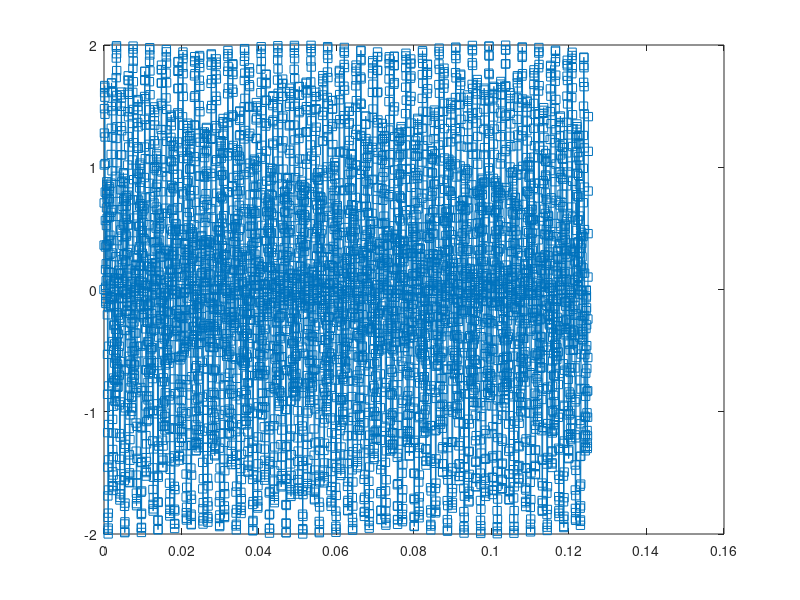

This chart was generated by the following MATLAB code: (Note: this script raises an error after producing the figure.)
%% Compressed Sensing Example
% Taken from https://www.mathworks.com/company/newsletters/articles/magic-reconstruction-compressed-sensing.html
% Nicholas McKibben
% ECEn 671, Project
% 2017-11-13

clear;
close all;

%% Generate 2 tone and randomly sample

N = 5e3;
t = linspace(0,1/8,N).';
w1 = 1394*pi;
w2 = 3266*pi;
f = sin(w1*t) + sin(w2*t);

% m is the percentage of the original samples sampled
m = .1*N;
idx = randsample(N,m);

fprintf('Sampling ratio: %f%%\n',m/N*100);

% Plot the fully sampled signal showing m random samples
figure(1);
h = plot(t,f,'-s');
h.MarkerSize = 2;
h.MarkerIndices = idx;
zoom('xon'); zoom(10);

%% IDCT of f
% Plot the actual sparse coefficients
figure(2);
c = idct(f);
plot(c);

%% Construct A
D = dct(eye(N,N));
A = D(idx,:);

%% Reconstruct
% min_{x \in R^n} ||x||_1 subject to Ax = f(idx)
% This is SPGL1's basis pursuit
[xp,r,g,info] = spg_bp(A,f(idx));

%% Look at some plots
% Plot the reconstructed signal overtop the fully sampled f
figure(1);
hold on;
plot(t,dct(xp));
title('Two tone Signal');
xlabel('Time (s)');
legend('Fully sampled', ...
    sprintf('CS Reconstructed, %d%% sampling ratio',m/N*100));

% Plot the approximated coefficents overtop the idct(f)
figure(2);
hold on;
plot(xp);
title('DCT Sparse representation');
legend('Fully sampled','CS Reconstructed');

% Plot the error
figure(3);
semilogy(abs(dct(xp)-f));
title('log(Error)');